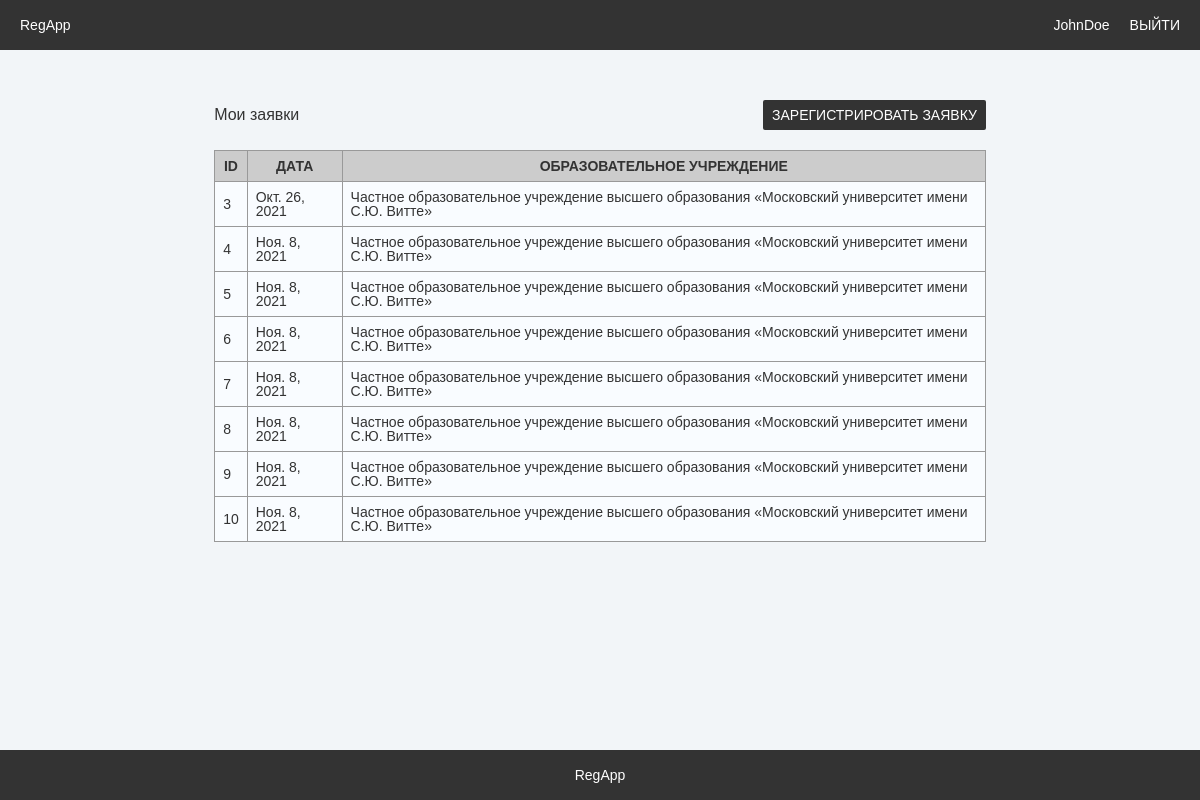
Screenshot of /myApplications/ (signed in) with the database file from the repository.
### regapp/models.py (models this page shows, shortened)
class User(models.Model):
    username = models.CharField(max_length=50, unique=True, db_index=True, verbose_name='Логин')
    password1 = models.CharField(max_length=100, verbose_name='Пароль')
    password2 = models.CharField(max_length=100, verbose_name='Подтверждение пароля')
    full_name = models.CharField(max_length=100, verbose_name='ФИО')
    position = models.ForeignKey('Position', on_delete=CASCADE, verbose_name='Должность')
    class Meta:
        verbose_name = 'Пользователь'
        verbose_name_plural = 'Пользователи'

class Application(models.Model):
    date = models.DateField(auto_now_add=True, verbose_name='Дата')
    educational_institution = models.ForeignKey('Institution', on_delete=CASCADE,
                                                verbose_name='Образовательное учреждение')
    user = models.ForeignKey('User', on_delete=CASCADE, verbose_name='Пользователь')
    class Meta:
        verbose_name = 'Заявка'
        verbose_name_plural = 'Заявки'

class Institution(models.Model):
    name = models.CharField(max_length=255, verbose_name='Образовательное учреждение')
    short_name = models.CharField(max_length=50, verbose_name='ОУ сокр.')
    founder = models.ForeignKey('Founder', on_delete=CASCADE, verbose_name='Учредитель')
    class Meta:
        verbose_name = 'Образовательное учреждение'
        verbose_name_plural = 'Образовательные учреждения'

### regapp/views.py (the view)
# urls.py: path('myApplications/', myApplications, name='myApplications'),
def myApplications(request):
    apps = Application.objects.filter(user__username=request.session['username']
                                      ) if 'username' in request.session else False
    context = {'title': 'Мои заявки',
               'username': request.session['username'],
               'count': request.session.get('count', False),
               'apps': apps}
    return render(request, 'regapp/myApplications.html', context=context)

### regapp/templates/regapp/myApplications.html
{% extends 'regapp/base.html' %}
{% block header %}
    <a href="{% url 'signOut' %}" class="btn btn-right ghost-btn">ВЫЙТИ</a>
	{% if count %}
		<a href="{% url 'myApplications' %}" class="btn btn-right ghost-btn">{{ username }} ({{ count }})</a>
	{% else %}
		<a href="{% url 'myApplications' %}" class="btn btn-right ghost-btn">{{ username }}</a>
	{% endif %}
{% endblock %}
{% block content %}
    <p class="title myApplications-title">Мои заявки</p>
    <a href="{% url 'regApp' %}" class="btn btn-right primary-btn">ЗАРЕГИСТРИРОВАТЬ ЗАЯВКУ</a>
    <table>
        <tr>
            <th>ID</th>
            <th>ДАТА</th>
            <th>ОБРАЗОВАТЕЛЬНОЕ УЧРЕЖДЕНИЕ</th>
        </tr>
        {% for app in apps %}
            <tr onclick="window.location='{% url 'myApp' app.id %}';">
                <td>{{ app.id }}</td>
                <td>{{ app.date }}</td>
                <td>{{ app.educational_institution.name }}</td>
            </tr>
        {% endfor %}
    </table>
{% endblock %}

### regapp/static/regapp/css/styles.css (style rules this page uses)
body { margin: 0; background-color: rgb(242, 245, 248); font-family: Verdana, Arial, Helvetica, sans-serif; font-weight: normal; font-size: 14px; line-height: 14px; color: #333; }
.btn { height: 30px; font-size: 14px; line-height: 30px; font-weight: normal; text-decoration: none; text-align: center; color: #fff; margin: 0; border: 0; border-radius: 2px; padding: 0 9px; cursor: pointer; white-space: nowrap; overflow: hidden; text-overflow: ellipsis; display: inline-block; box-sizing: border-box; }
.btn-right { float: right; margin: 0 0 0 20px; }
.ghost-btn { background-color: transparent; padding: 0; }
.primary-btn { background-color: #333; float: right; }
.title { text-align: center; margin: 0; }
.myApplications-title { font-size: 16px; line-height: 30px; text-align: left; float: left; }
table { border-collapse: collapse; width: 100%; margin-top: 50px; }
td, th { border: 1px solid #999; padding: 8px; color: #333; }
th { background-color: #ccc; font-size: 14px; font-weight: bolder; text-align: center; }
td { background-color: rgb(249, 252, 255); font-size: 14px; }

### rows the page displays
User: username "JohnDoe"
Application: id "3", date "Окт. 26, 2021", educational_institution.name "Частное образовательное учреждение высшего образования «Московский университет имени С.Ю. Витте»"
Application: id "4", date "Ноя. 8, 2021", educational_institution.name "Частное образовательное учреждение высшего образования «Московский университет имени С.Ю. Витте»"
Application: id "5", date "Ноя. 8, 2021", educational_institution.name "Частное образовательное учреждение высшего образования «Московский университет имени С.Ю. Витте»"
Application: id "6", date "Ноя. 8, 2021", educational_institution.name "Частное образовательное учреждение высшего образования «Московский университет имени С.Ю. Витте»"
Application: id "7", date "Ноя. 8, 2021", educational_institution.name "Частное образовательное учреждение высшего образования «Московский университет имени С.Ю. Витте»"
Application: id "8", date "Ноя. 8, 2021", educational_institution.name "Частное образовательное учреждение высшего образования «Московский университет имени С.Ю. Витте»"
Application: id "9", date "Ноя. 8, 2021", educational_institution.name "Частное образовательное учреждение высшего образования «Московский университет имени С.Ю. Витте»"
Application: id "10", date "Ноя. 8, 2021", educational_institution.name "Частное образовательное учреждение высшего образования «Московский университет имени С.Ю. Витте»"
